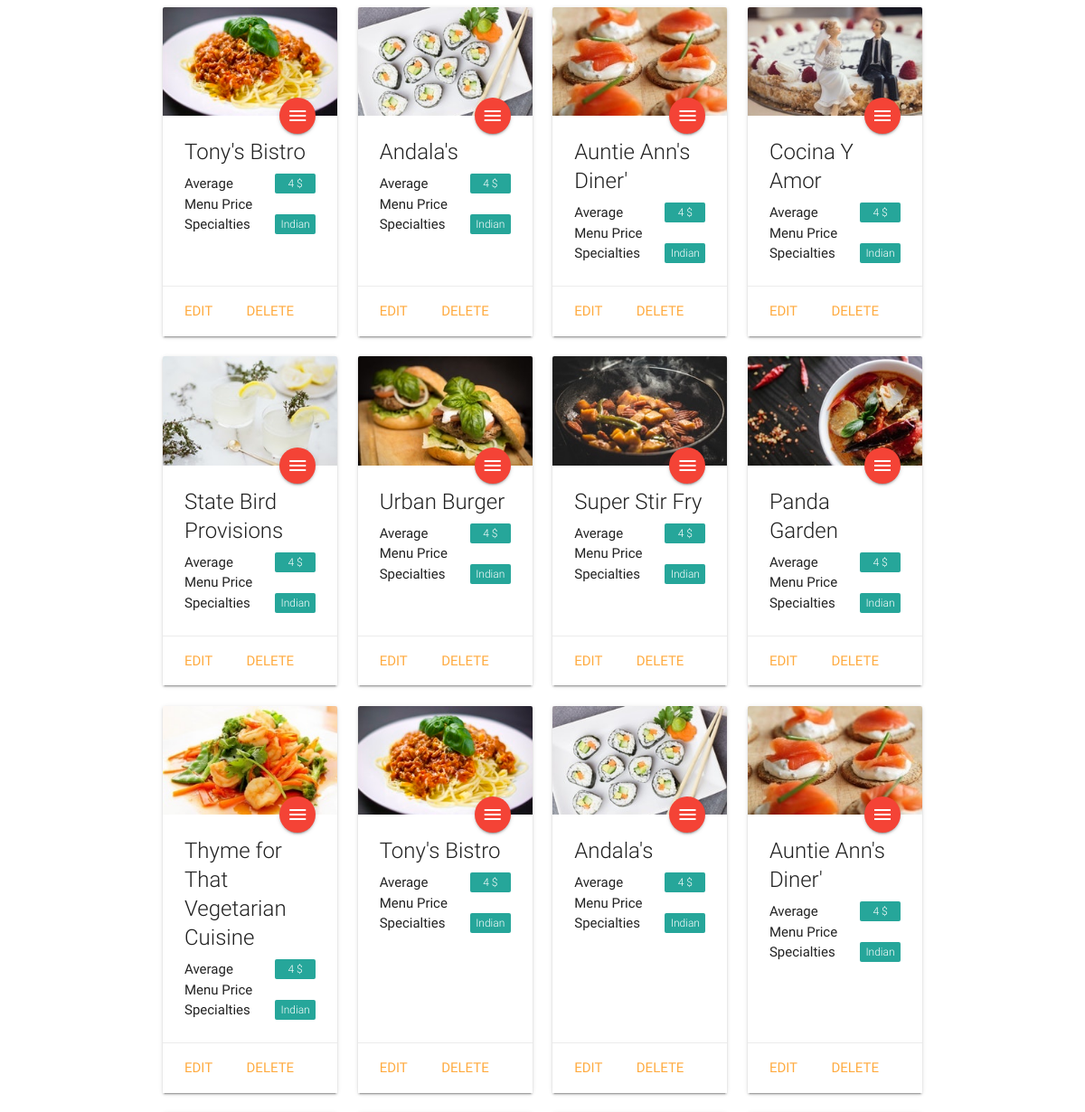
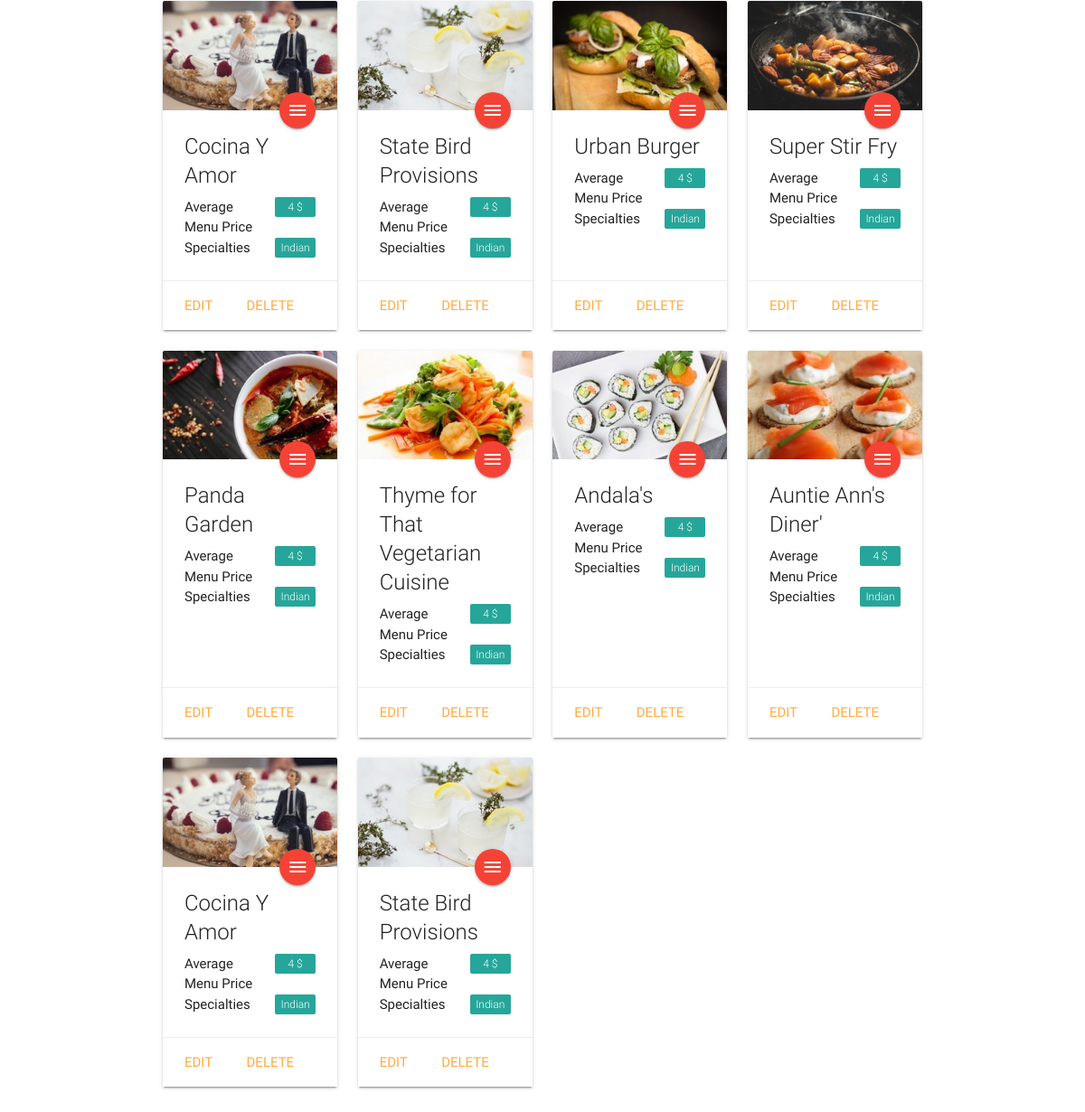
/restaurant/, run on the app's committed database (2 pictures, top to bottom).
### database_setup.py (models this page shows, shortened)
class Restaurant(Base):
    __tablename__ = 'restaurant'
    id = Column(Integer, primary_key=True)
    name = Column(String(250), nullable=False)
    description = Column(String(250), nullable=True)
    thumbnail_url = Column(String(250), nullable=True)

### final_project.py (the view)
@app.route('/')
@app.route('/restaurant/')
def showRestaurants():
    restaurants = session.query(Restaurant).all()
    return render_template('restaurants.html', restaurants=restaurants)

### templates/restaurants.html (shortened to what this page needs)
<!DOCTYPE html>
  <html>
    <head>
        <link type="text/css" rel="stylesheet" href="/static/css/materialize.css"  media="screen,projection"/>
    </head>
    <body>
      <main>
<div class="container">
  <div class="row">
        {% for r in restaurants %}
      <div class="col s12 m6 l3">
        <div class="card">
      <div class="card-image">
            <img src="/static/images/{{r.thumbnail_url}}">
              <a class="btn-floating halfway-fab waves-effect waves-light red"><i class="material-icons">menu</i></a>
          </div>
          <div class="card-content sample">
          <span class="card-title grey-text text-darken-4">{{r.name}}</span>
          <p><span class="new badge" data-badge-caption="$">4</span></p>
          <p>Average Menu Price</p>
          <p><span class="new badge" data-badge-caption="Indian"></span></p>
          <p>Specialties</p>
          </div>
          <div class="card-action">
          <a href="#" class="activator">Edit</a>
          <a href="#modal-{{r.id}}" class="right">Delete</a>
          </div>
        </div>
      </div>
      {% endfor %}
      </div>
      </div>
      </main>
    </body>
  </html>

### data on the page
Restaurant: thumbnail_url (picture), name "Tony's Bistro"
Restaurant: thumbnail_url (picture), name "Andala's"
Restaurant: thumbnail_url (picture), name "Auntie Ann's Diner'"
Restaurant: thumbnail_url (picture), name "Cocina Y Amor"
Restaurant: thumbnail_url (picture), name "State Bird Provisions"
Restaurant: thumbnail_url (picture), name "Urban Burger"
Restaurant: thumbnail_url (picture), name "Super Stir Fry"
Restaurant: thumbnail_url (picture), name "Panda Garden"
Restaurant: thumbnail_url (picture), name "Thyme for That Vegetarian Cuisine"
Restaurant: thumbnail_url (picture), name "Tony's Bistro"
Restaurant: thumbnail_url (picture), name "Andala's"
Restaurant: thumbnail_url (picture), name "Auntie Ann's Diner'"
Restaurant: thumbnail_url (picture), name "Cocina Y Amor"
Restaurant: thumbnail_url (picture), name "State Bird Provisions"
Restaurant: thumbnail_url (picture), name "Urban Burger"
Restaurant: thumbnail_url (picture), name "Super Stir Fry"
Restaurant: thumbnail_url (picture), name "Panda Garden"
Restaurant: thumbnail_url (picture), name "Thyme for That Vegetarian Cuisine"
Restaurant: thumbnail_url (picture), name "Andala's"
Restaurant: thumbnail_url (picture), name "Auntie Ann's Diner'"
Restaurant: thumbnail_url (picture), name "Cocina Y Amor"
Restaurant: thumbnail_url (picture), name "State Bird Provisions"
